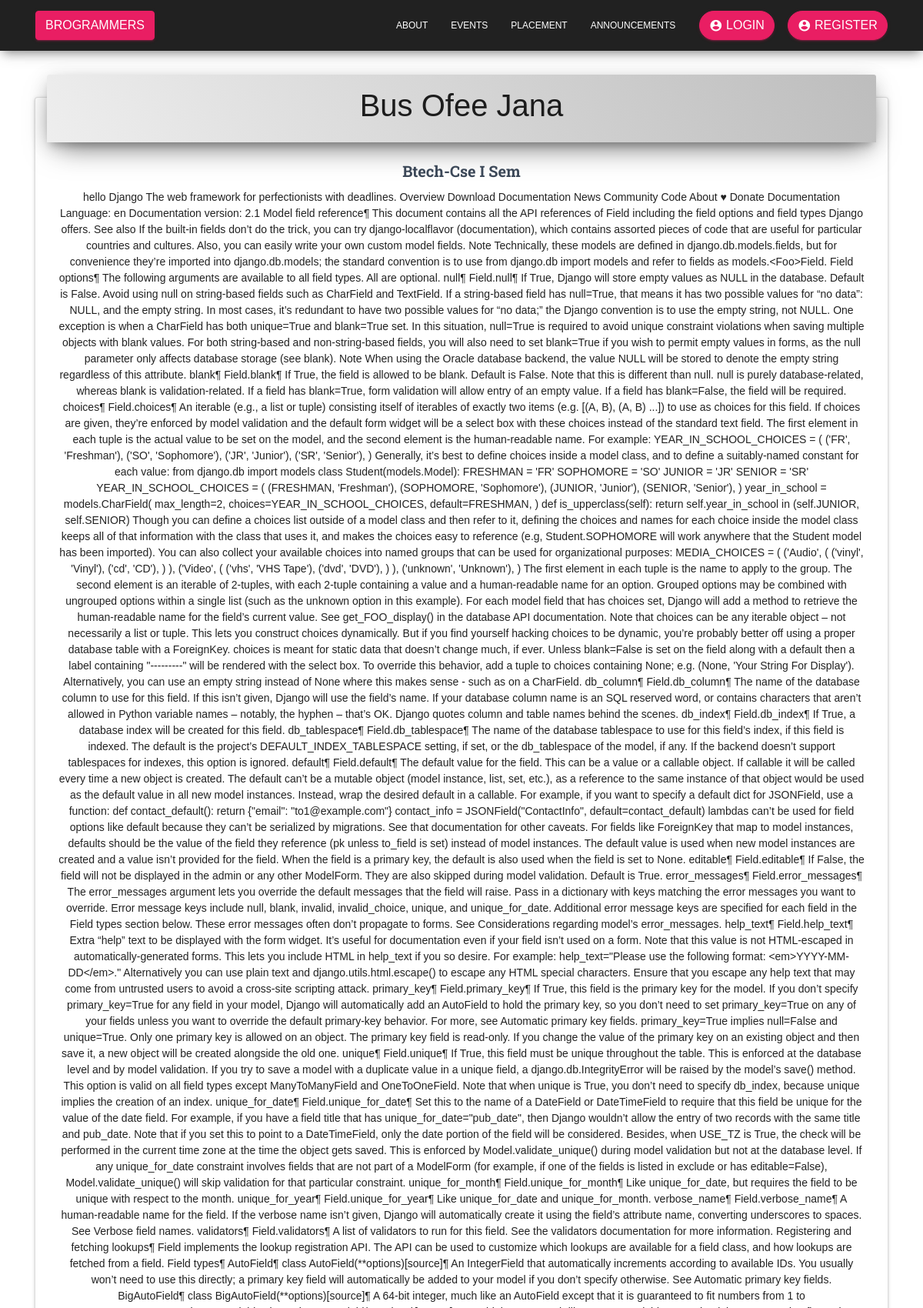
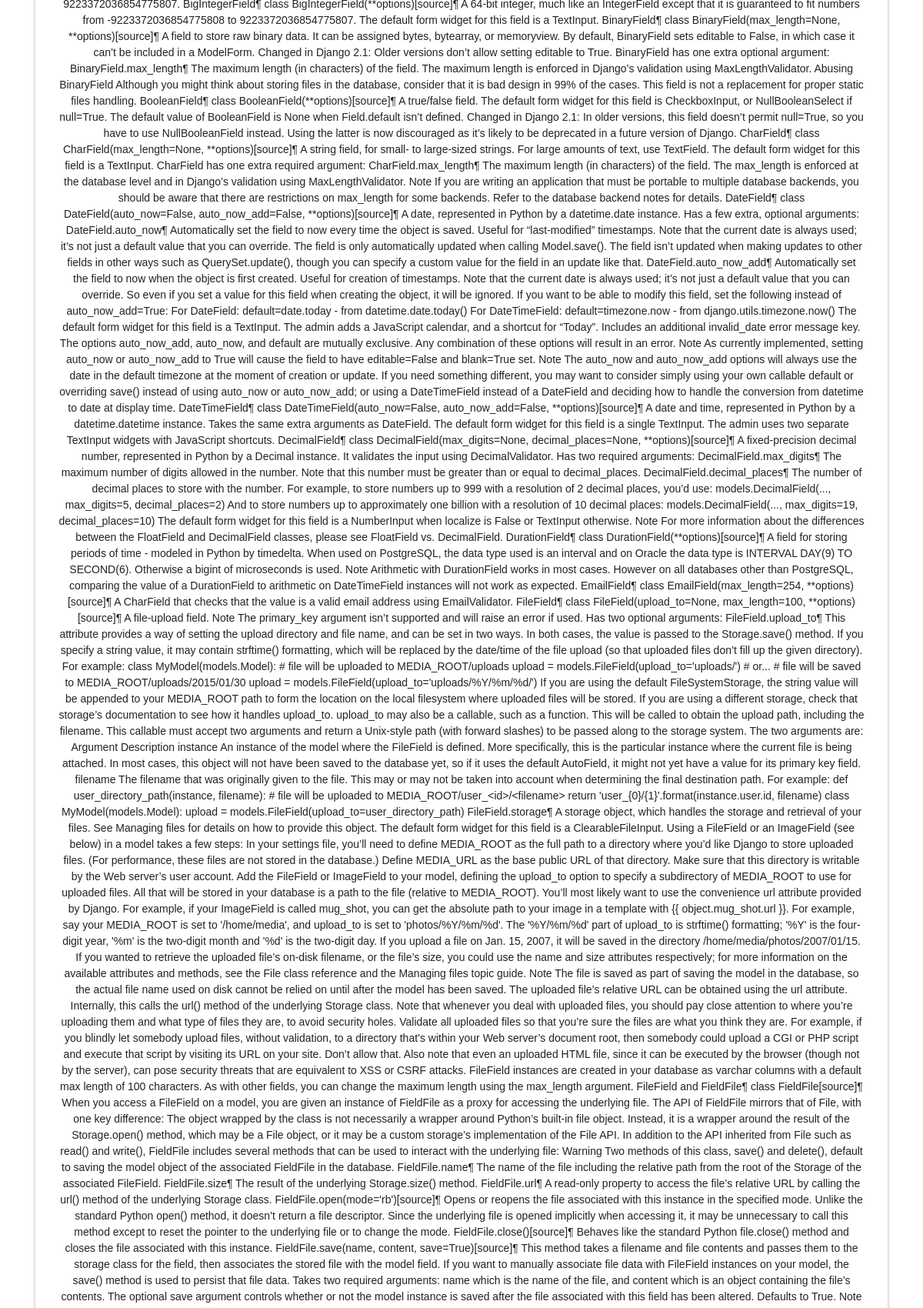
/announcement2/3/ (upper part), run on the app's committed database (2 pictures, top to bottom).
### events/models.py (models this page shows, shortened)
class announcements(models.Model):
    I = 'I'
    II='II'
    III='III'
    IV = 'IV'
    V =  'V'
    VI = 'VI'
    VII = 'VII'
    VIII = 'VIII'
    To_all = 'I-VIII'
    Dept_1='BTECH-CSE'
    Dept_2='BTECH-CIVIL'
    Dept_3='BTECH-MECHANICAL'
    sem = ((I, 'I'),
        (II, 'II'),
        (III, 'III'),
        (IV, 'IV'),
        (V, 'V'),
        (VI, 'VI'),
        (VII, 'VII'),
        (VIII, 'VIII'),
        (To_all,'I-VIII'),
           )
    dept_name = ((Dept_1,'BTECH-CSE'),
                 (Dept_2,'BTECH-CIVIL'),
                 (Dept_3,'BTECH-MECHANICAL'),)
    name =  models.CharField(max_length=100)
    detail=models.TextField()
    image=models.FileField(null=True,blank=True,upload_to="static/events/images")
    image_link = models.CharField(max_length=300, null=True, blank=True)
    department_name = models.CharField(max_length=70, choices=dept_name,
        default=Dept_1)
    semester = models.CharField(max_length=10,
        choices=sem,
        default=I,)
    name_of_announcer = models.CharField(max_length=50,)
    date_of_announcement = models.DateTimeField(auto_now = False)

### techfest/views.py (the view)
# urls.py: path("announcement2/<int:id>/", views.announce, name="announcement2"),
def announce(request,id):
    a=id
    announce = announcements.objects.filter(id=a)
    return render(request,"announcement2.html",{"announce":announce})

### templates/announcement2.html (shortened to what this page needs)
{% load static %}
<!DOCTYPE html>
<html lang="en">
<head>
  <link rel="stylesheet" href="https://maxcdn.bootstrapcdn.com/font-awesome/latest/css/font-awesome.min.css">
  <link href="{% static 'css/material-kit.css' %}" rel="stylesheet" />
    <link rel="stylesheet" href="https://stackpath.bootstrapcdn.com/bootstrap/4.1.3/css/bootstrap.min.css">
</head>
<body class="home sidebar-collapse">
  <nav class="navbar bg-dark fixed-top navbar-expand-lg " color-on-scroll="100" id="sectionsNav" role="navigation-demo">
            <div class="container">
              <div class="navbar-translate">
                <a class="btn btn-rose btn btn-primary" <a href="{% url "home"  %}">Brogrammers</a>
              </div>
              <div class="collapse navbar-collapse">
                <ul class="navbar-nav ml-auto">
                  <li class="nav-item">
                    <a href="{% url "about" %}" class="nav-link">
                      about
                    </a>
                  </li>
                  <li class="dropdown nav-item">
                    <a href="{% url "events:event" %}" class="nav-link">
                      events
                    </a>
                  </li>
                     <li class="dropdown nav-item">
                    <a href="{% url "placement" %}" class="nav-link">
                      Placement
                    </a>
                  </li>
                    <li class="dropdown nav-item">
                    <a href="{% url "announcement" %}" class="nav-link">
                        Announcements
                    </a>
                  </li>
{% if request.user.is_authenticated %}
                      <li class="nav-item">
                        <div class="col-lg-6 col-md-6">
                            <a href="{% url "logout" %}" class="btn btn-rose btn-round">
                                    <i class="material-icons">account_circle</i>
                                   {{request.user}} Logout
                              </a>
                            </div>
                            </li>
{% else %}
                  <li class="nav-item">
                        <div class="col-lg-6 col-md-6">
                                <button class="btn btn-rose btn-round" data-toggle="modal" data-target="#loginModal">
                                    <i class="material-icons">account_circle</i>
                                    Login
                                </button>
                            </div>
                          </li>
                      <li class="nav-item">
                    <a href="{% url "accounts:signup" %}" class="btn btn-rose btn-round">
                        <i class="material-icons">account_circle</i>
                      Register
                    </a>
                  </li>
{% endif %}
                </ul>
              </div>
            </div>
          </nav>
<br/><br/><br/><br/>
<div class="container">
  <div class="row">
       {% for announcement in announce %}
    <div class="col-sm-12">
      <div class="card text-center">
  <div class="card-header">
    <h1>{{ announcement.name.title }}</h1>
  </div>
  <div class="card-body">
    <h5 class="card-title">{{ announcement.department_name.title }}  {{ announcement.semester }} Sem  </h5>
    <p class="card-text">{{ announcement.detail }}</p>
      </div>
</div>
    </div>
{% endfor %}
  </div>
</div>
</body>
</html>

### templates/announcement2.html (style rules this page uses)
body { font-family: Arial, Helvetica, sans-serif; }

### data on the page
announcements: name "Bus Ofee Jana", department_name "Btech-Cse", semester "I"
